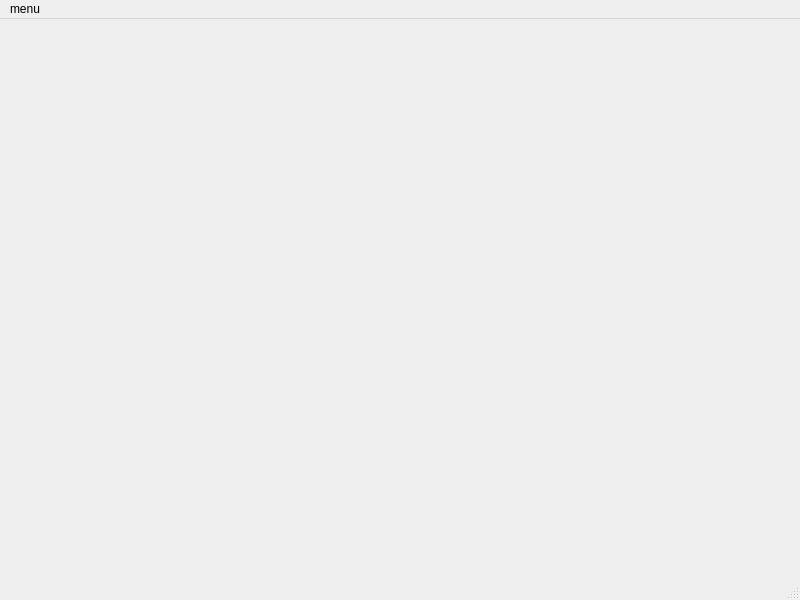
<?xml version="1.0" encoding="UTF-8"?>
<ui version="4.0">
 <class>MainWindow</class>
 <widget class="QMainWindow" name="MainWindow">
  <property name="geometry">
   <rect>
    <x>0</x>
    <y>0</y>
    <width>800</width>
    <height>600</height>
   </rect>
  </property>
  <property name="windowTitle">
   <string>MainWindow</string>
  </property>
  <widget class="AdvancedToolBox" name="centralwidget"/>
  <widget class="QMenuBar" name="menubar">
   <property name="geometry">
    <rect>
     <x>0</x>
     <y>0</y>
     <width>800</width>
     <height>23</height>
    </rect>
   </property>
   <widget class="QMenu" name="menumenu">
    <property name="title">
     <string>menu</string>
    </property>
    <widget class="QMenu" name="menuadd">
     <property name="title">
      <string>add</string>
     </property>
     <addaction name="actiondsfad"/>
     <addaction name="actionasdfgwe"/>
     <addaction name="separator"/>
     <addaction name="actiondfgsdrg"/>
    </widget>
    <widget class="QMenu" name="menutest">
     <property name="title">
      <string>test</string>
     </property>
     <addaction name="actionaaaa"/>
     <addaction name="actionaaaa_2"/>
     <addaction name="actionxxxx"/>
    </widget>
    <addaction name="menuadd"/>
    <addaction name="menutest"/>
    <addaction name="separator"/>
    <addaction name="actionaaa"/>
    <addaction name="actionbbb"/>
   </widget>
   <addaction name="menumenu"/>
  </widget>
  <widget class="QStatusBar" name="statusbar"/>
  <action name="actionaaa">
   <property name="text">
    <string>aaa</string>
   </property>
  </action>
  <action name="actionbbb">
   <property name="text">
    <string>bbb</string>
   </property>
  </action>
  <action name="actionawesae">
   <property name="text">
    <string>awesae</string>
   </property>
  </action>
  <action name="actionaaaa">
   <property name="text">
    <string>aaaa</string>
   </property>
  </action>
  <action name="actionaaaa_2">
   <property name="text">
    <string>aaaa</string>
   </property>
  </action>
  <action name="actionxxxx">
   <property name="text">
    <string>xxxx</string>
   </property>
  </action>
  <action name="actiondsfad">
   <property name="text">
    <string>dsfad\</string>
   </property>
  </action>
  <action name="actionasdfgwe">
   <property name="text">
    <string>asdfgwe</string>
   </property>
  </action>
  <action name="actiondfgsdrg">
   <property name="text">
    <string>dfgsdrg</string>
   </property>
  </action>
 </widget>
 <customwidgets>
  <customwidget>
   <class>AdvancedToolBox</class>
   <extends>QWidget</extends>
   <header>advancedtoolbox.h</header>
   <container>1</container>
  </customwidget>
 </customwidgets>
 <resources/>
 <connections/>
</ui>
